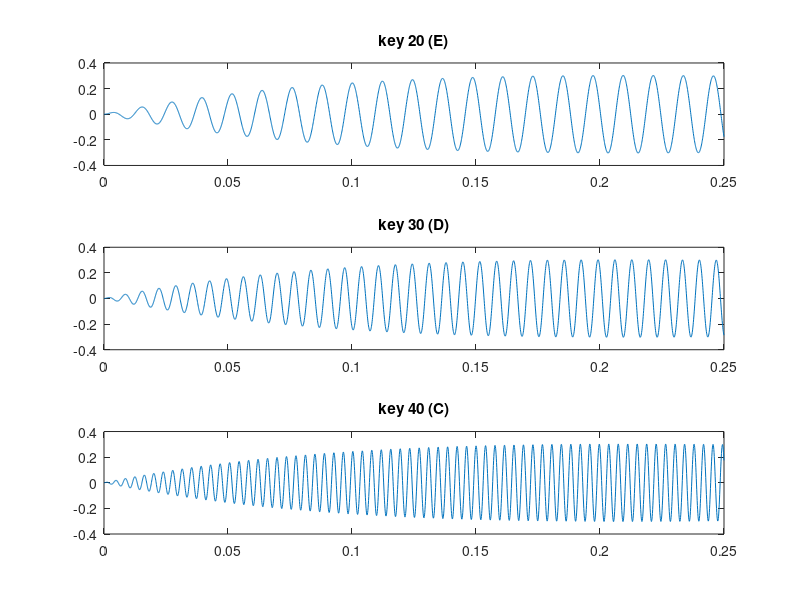

Source code (MATLAB):
clc;
clear all;
close all;

dur = 0.25;
fs = 11025;
t = 0 : (1/fs) : dur;

subplot(311)
freq1 = 440*2^((20-49)/12);
x1 = sin(2*pi*freq1*t).*(e.^(-3*t)-e.^(-7*t));
plot(t,x1)
title('key 20 (E)')

subplot(312)
freq2 = 440*2^((30-49)/12);
x2 = sin(2*pi*freq2*t).*(e.^(-3*t)-e.^(-7*t));
plot(t,x2)
title('key 30 (D)')

subplot(313)
freq3 = 440*2^((40-49)/12);
x3 = sin(2*pi*freq3*t).*(e.^(-3*t)-e.^(-7*t));
plot(t,x3)
title('key 40 (C)')